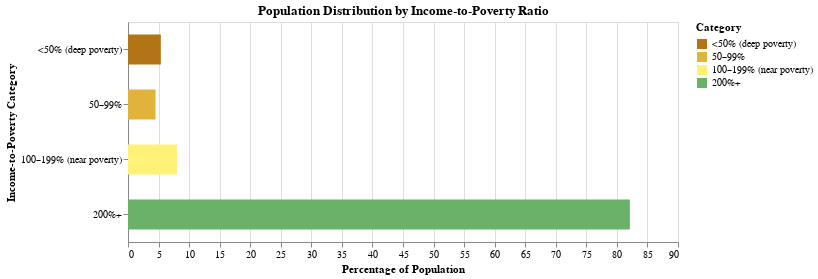

Notebook source saved alongside this figure:
### Markdown cell above
## Q1 - What proportion of Seattle’s population falls within each income-to-poverty category?

### Code cell
import altair as alt
alt.data_transformers.disable_max_rows()

color_scale = alt.Scale(
    domain=['<50% (deep poverty)', '50–99%', '100–199% (near poverty)', '200%+'],
    range=['#b27415', '#e0b43a', '#fff176', '#6ab26a']
)

bar_chart = (
    alt.Chart(poverty_data)
    .transform_calculate(
        under50 = "(datum['Income to Poverty Ratio Under 0.50'])",
        fifty_99 = "(datum['Income to Poverty Ratio 0.50 to 0.99'])",
        hundred_199 = "(datum['Income to Poverty 1.00 to 1.24'])"
                      " + (datum['Income to Poverty 1.25 to 1.49'])"
                      " + (datum['Income to Poverty 1.50 to 1.84'])"
                      " + (datum['Income to Poverty 1.85 to 1.99'])",
        twohundred_plus = "(datum['Income to Poverty 2.00 and over'])"
    )
    .transform_fold(
        ['under50', 'fifty_99', 'hundred_199', 'twohundred_plus'],
        as_=['group','value']
    )
    .transform_aggregate(total='sum(value)', groupby=['group'])
    .transform_joinaggregate(grand_total='sum(total)')
    .transform_calculate(
        pct="datum.total / datum.grand_total * 100",
        label="{'under50':'<50% (deep poverty)', 'fifty_99':'50–99%', "
              "'hundred_199':'100–199% (near poverty)', 'twohundred_plus':'200%+'}[datum.group]"
    )
    .mark_bar(height=30)
    .encode(
        y=alt.Y('label:N', sort=['under50','fifty_99','hundred_199','twohundred_plus'],
                title='Income-to-Poverty Category'),
        x=alt.X('pct:Q', title='Percentage of Population'),
        color=alt.Color('label:N', scale=color_scale, legend=alt.Legend(title='Category')),
        tooltip=[
            alt.Tooltip('label:N', title='Category'),
            alt.Tooltip('pct:Q', title='Percent', format='.1f')
        ]
    )
    .properties(
        title='Population Distribution by Income-to-Poverty Ratio',
        width=550,
        height=220
    )
)
bar_chart
